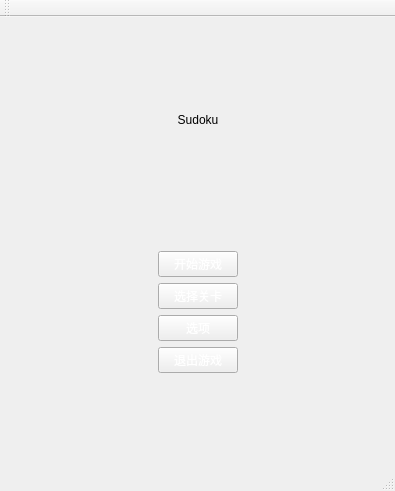
<?xml version="1.0" encoding="UTF-8"?>
<ui version="4.0">
 <class>MainWindow</class>
 <widget class="QMainWindow" name="MainWindow">
  <property name="geometry">
   <rect>
    <x>0</x>
    <y>0</y>
    <width>395</width>
    <height>491</height>
   </rect>
  </property>
  <property name="windowTitle">
   <string>MainWindow</string>
  </property>
  <widget class="QWidget" name="centralWidget">
   <layout class="QHBoxLayout" name="horizontalLayout_3">
    <item>
     <layout class="QVBoxLayout" name="verticalLayout_3">
      <item>
       <spacer name="verticalSpacer_2">
        <property name="orientation">
         <enum>Qt::Vertical</enum>
        </property>
        <property name="sizeHint" stdset="0">
         <size>
          <width>20</width>
          <height>40</height>
         </size>
        </property>
       </spacer>
      </item>
      <item>
       <layout class="QHBoxLayout" name="horizontalLayout_2">
        <item>
         <spacer name="horizontalSpacer_3">
          <property name="orientation">
           <enum>Qt::Horizontal</enum>
          </property>
          <property name="sizeHint" stdset="0">
           <size>
            <width>40</width>
            <height>20</height>
           </size>
          </property>
         </spacer>
        </item>
        <item>
         <layout class="QVBoxLayout" name="verticalLayout_2">
          <item>
           <widget class="QLabel" name="title">
            <property name="styleSheet">
             <string notr="true">font: 75 36pt &quot;Agency FB&quot;;
font: 60pt &quot;Lucida Handwriting&quot;;</string>
            </property>
            <property name="text">
             <string>Sudoku</string>
            </property>
            <property name="alignment">
             <set>Qt::AlignCenter</set>
            </property>
           </widget>
          </item>
          <item>
           <spacer name="verticalSpacer">
            <property name="orientation">
             <enum>Qt::Vertical</enum>
            </property>
            <property name="sizeHint" stdset="0">
             <size>
              <width>20</width>
              <height>118</height>
             </size>
            </property>
           </spacer>
          </item>
          <item>
           <layout class="QHBoxLayout" name="horizontalLayout">
            <item>
             <spacer name="horizontalSpacer">
              <property name="orientation">
               <enum>Qt::Horizontal</enum>
              </property>
              <property name="sizeHint" stdset="0">
               <size>
                <width>40</width>
                <height>20</height>
               </size>
              </property>
             </spacer>
            </item>
            <item>
             <layout class="QVBoxLayout" name="verticalLayout">
              <item>
               <widget class="QPushButton" name="start">
                <property name="enabled">
                 <bool>true</bool>
                </property>
                <property name="styleSheet">
                 <string notr="true">color:white;
font: 75 30pt &quot;Agency FB&quot;;
</string>
                </property>
                <property name="text">
                 <string>开始游戏</string>
                </property>
               </widget>
              </item>
              <item>
               <widget class="QPushButton" name="select">
                <property name="styleSheet">
                 <string notr="true">color:white;
font: 75 30pt &quot;Agency FB&quot;;
</string>
                </property>
                <property name="text">
                 <string>选择关卡</string>
                </property>
               </widget>
              </item>
              <item>
               <widget class="QPushButton" name="option">
                <property name="styleSheet">
                 <string notr="true">color:white;
font: 75 30pt &quot;Agency FB&quot;;
</string>
                </property>
                <property name="text">
                 <string>选项</string>
                </property>
               </widget>
              </item>
              <item>
               <widget class="QPushButton" name="quit">
                <property name="styleSheet">
                 <string notr="true">color:white;
font: 75 30pt &quot;Agency FB&quot;;
</string>
                </property>
                <property name="text">
                 <string>退出游戏</string>
                </property>
               </widget>
              </item>
             </layout>
            </item>
            <item>
             <spacer name="horizontalSpacer_2">
              <property name="orientation">
               <enum>Qt::Horizontal</enum>
              </property>
              <property name="sizeHint" stdset="0">
               <size>
                <width>40</width>
                <height>20</height>
               </size>
              </property>
             </spacer>
            </item>
           </layout>
          </item>
         </layout>
        </item>
        <item>
         <spacer name="horizontalSpacer_4">
          <property name="orientation">
           <enum>Qt::Horizontal</enum>
          </property>
          <property name="sizeHint" stdset="0">
           <size>
            <width>40</width>
            <height>20</height>
           </size>
          </property>
         </spacer>
        </item>
       </layout>
      </item>
      <item>
       <spacer name="verticalSpacer_3">
        <property name="orientation">
         <enum>Qt::Vertical</enum>
        </property>
        <property name="sizeHint" stdset="0">
         <size>
          <width>20</width>
          <height>40</height>
         </size>
        </property>
       </spacer>
      </item>
     </layout>
    </item>
   </layout>
  </widget>
  <widget class="QMenuBar" name="menuBar">
   <property name="geometry">
    <rect>
     <x>0</x>
     <y>0</y>
     <width>395</width>
     <height>23</height>
    </rect>
   </property>
  </widget>
  <widget class="QToolBar" name="mainToolBar">
   <attribute name="toolBarArea">
    <enum>TopToolBarArea</enum>
   </attribute>
   <attribute name="toolBarBreak">
    <bool>false</bool>
   </attribute>
  </widget>
  <widget class="QStatusBar" name="statusBar"/>
 </widget>
 <layoutdefault spacing="6" margin="11"/>
 <resources/>
 <connections/>
</ui>
